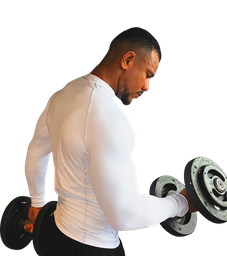
#> input picture _brief-imagens/hero-v2/recorte-gabriel.png, 227 x 256 px, shrunk from 1416 x 1600 before the run, found by its file name
$ python natural.py
#> lines starting #> are read from the running program, lines starting #| are printed output that depends on the picture
# Recorte do Gabriel sem tratamento de cor: so fades de transparencia nas bordas cortadas da foto.
from PIL import Image
import numpy as np
V='_brief-imagens/hero-v2/'; U='public/wp-content/uploads/2024/11/'
im=Image.open(V+'recorte-gabriel.png').convert('RGBA'); im=im.crop(im.getbbox())
#> further down, im is the input picture: PIL image 227x256 RGBA; mean R, G, B, A 72.3, 64.9, 60.5, 113
#> after `im = im.crop(im.getbbox())`:
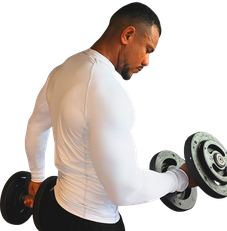
#> im: PIL image 227x231 RGBA; mean R, G, B, A 80.2, 72, 67.1, 125.2; transparent parts drawn white
a=np.asarray(im,np.float32).copy(); H,W=a.shape[:2]
#> after `H, W = a.shape[:2]`: H = 231; W = 227
xx=np.arange(W)[None,:]; yy=np.arange(H)[:,None]
#> after `yy = np.arange(H)[:, None]`: yy = 231 values from 0 to 230
direita=np.clip((W-1-xx)/150.0,0,1)**1.6      # halter cortado pela borda da foto
esquerda=np.clip(xx/70.0,0,1)**1.3            # halter da esquerda encosta na borda
baixo=np.clip((H-1-yy)/170.0,0,1)**1.4        # barra da camisa / calca some antes da faixa
a[...,3]*=direita*esquerda*baixo
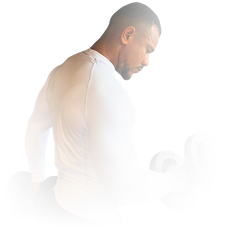
#> a: shape (231, 227, 4) float32; mean R, G, B, A 80.2, 72, 67.1, 32.2; transparent parts drawn white
out=Image.fromarray(np.clip(a,0,255).astype(np.uint8))
out.save(V+'natural.png')
out.save(U+'ng-car12ol1-emerson.webp',lossless=True,quality=100,method=6)
out.save(U+'ng-carol1-mi12ble-emerson.webp',lossless=True,quality=100,method=6)
print('ok',out.size)
#| ok (227, 231)

$ run again, with _brief-imagens/hero-v2/entrada.png copied over _brief-imagens/hero-v2/recorte-gabriel.png
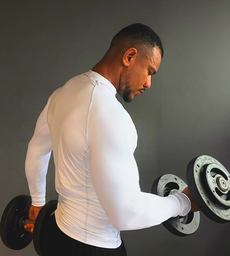
#> input picture _brief-imagens/hero-v2/entrada.png, 230 x 256 px, shrunk from 1416 x 1573 before the run, found by its file name
#> `a[...,3]*=direita*esquerda*baixo`:
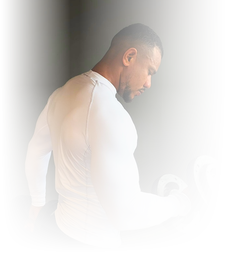
#> a: shape (256, 230, 4) float32; mean R, G, B, A 114.2, 106.4, 97.8, 65.8; transparent parts drawn white
#| ok (230, 256)
